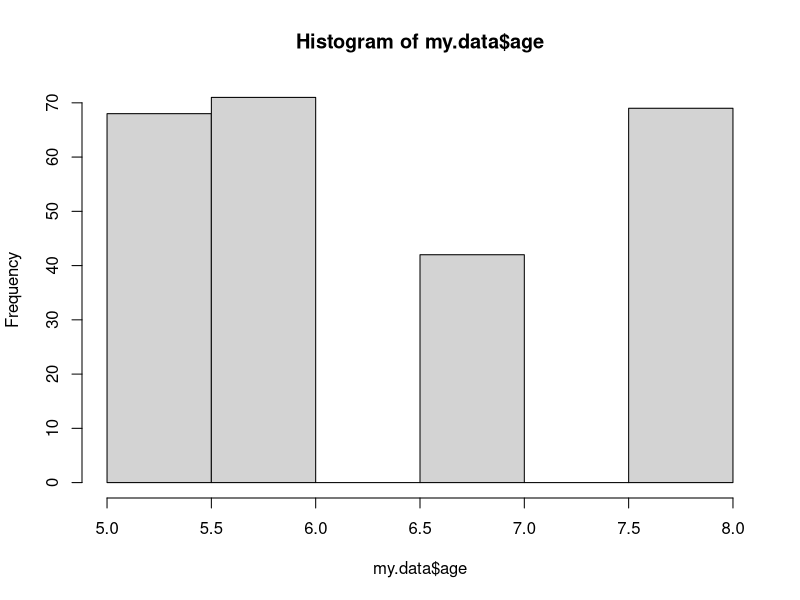
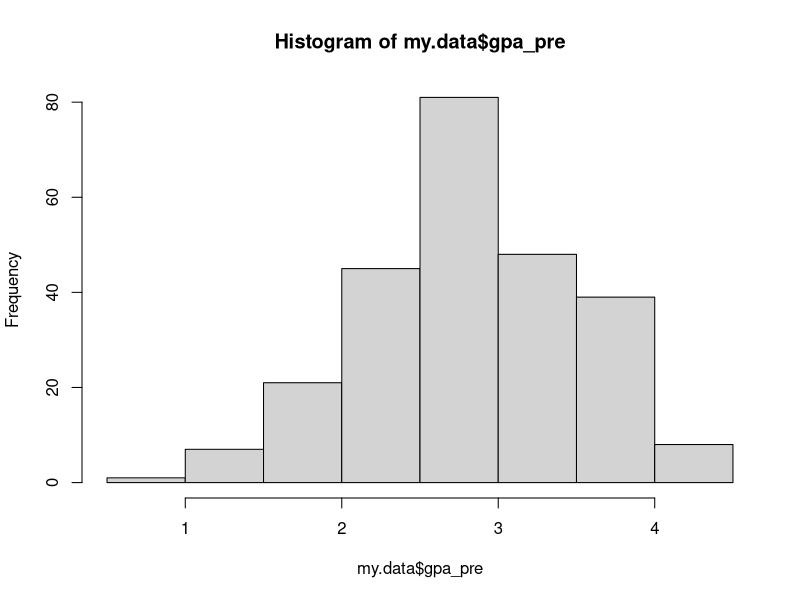
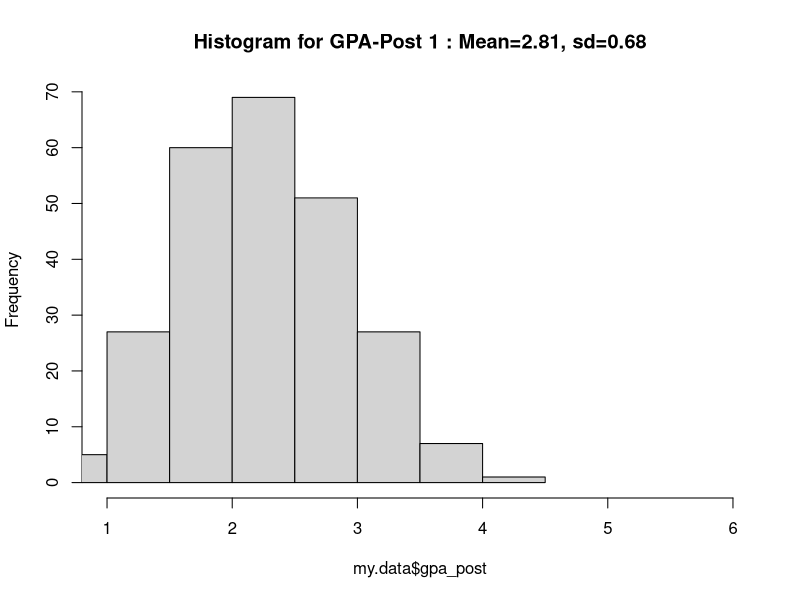
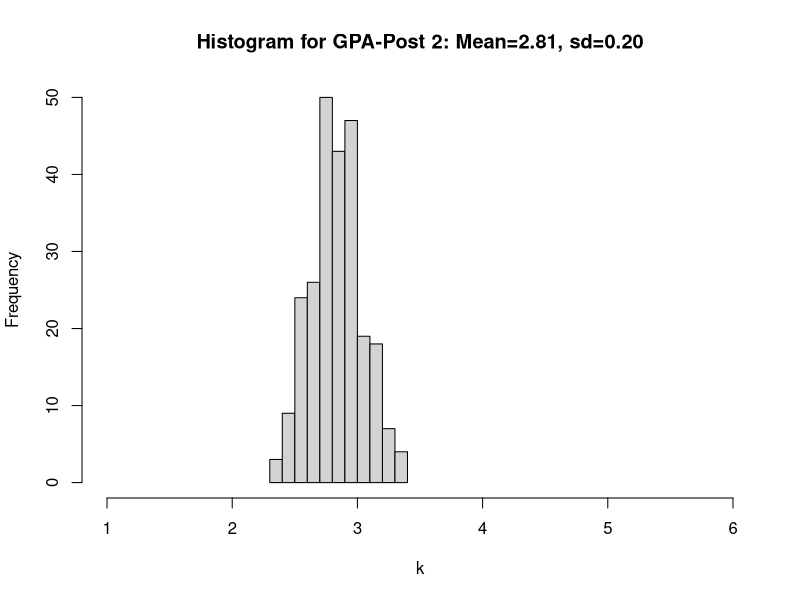
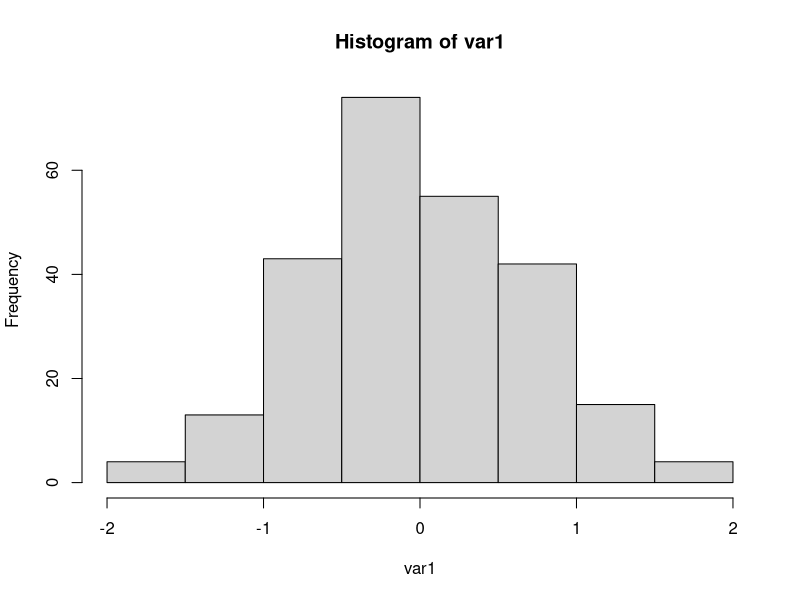
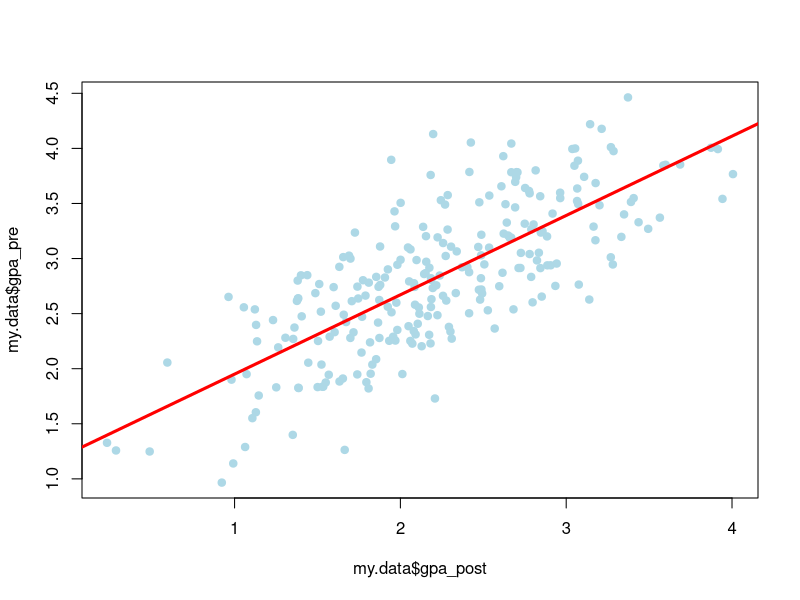

R code for these plots, in order:
## ---- chunk 1
library(truncnorm)
library(ggplot2)
## ---- chunk 2

set.seed(3221)

complement <- function(y, rho, x) {
  if (missing(x)) x <- rnorm(length(y)) # Optional: supply a default if `x` is not given
  y.perp <- residuals(lm(x ~ y))
  rho * sd(y.perp) * y + y.perp * sd(y) * sqrt(1 - rho^2)
}

my.data <- data.frame(id = c(1:250), 
                      gender = sample(c(0, 1), replace=TRUE, size=250),
                      age = sample(c(5, 6,7,8), replace=TRUE, size=250),
                      class = sample(c("A", "B"), replace=TRUE, size=250),
                      teacher = sample(c("Jones", 'Ferrar'), replace = TRUE, size=250), 
                      gpa_pre = rtruncnorm(n=250, a=.92, b=4.86, mean=2.81, sd = 0.68), 
                      creativity = rnorm(250, 80.86, 9.570))
my.data$gpa_post = complement(my.data$gpa_pre, 0.752)

## ---- chunk 3

## ---- chunk 4
head(my.data) # this will give you an overview of your data head()

dim(my.data) # check the dimension 
## ---- chunk 5
str(my.data) # this function str() will provide information regarding the data (variable) type. 

## ---- chunk 6
mode(my.data$age) # in order to look at the specific variable [dataset]$[varaible name]
## ---- chunk 7
# check the mean of the variable ``gpa_pre`` 

## ---- chunk 8
mean(my.data$gpa_pre) 
## ---- chunk 9
# check the standard deviation of the variable ``creativity``

## ---- chunk 10
sd(my.data$creativity)
## ---- chunk 11
hist(my.data$age) # visualize the distribution of the `age` variable 
## ---- chunk 12
# I defined a function to get mode and called this function `getmode` 


getmode <- function(v) {
  uniqv <- unique(v)
  uniqv[which.max(tabulate(match(v, uniqv)))]
}

getmode(my.data$age)  # Let's see if this works with the variable `age` 

## ---- chunk 13

# Let's print the mean of the variable `gpa_pre` 
mean(my.data$gpa_pre)

hist(my.data$gpa_pre) # histogram 

## ---- chunk 14
# let's take a look at median this time. 
x <- c(2,3,3,3,4,4,5,7,7,7,8,8,10,10,11,12,14,14,14) # first we defined a list 'x'
median(x) # print the median 

## ---- chunk 15
# get median of the variable `age`


## ---- chunk 16
hist(my.data$gpa_post, xlim=c(1,6), main="Histogram for GPA-Post 1 : Mean=2.81, sd=0.68")
k = rtruncnorm(n=250, a=2.0, b =5.45, mean=2.81, sd= 0.20)
hist(k, xlim=c(1,6), main="Histogram for GPA-Post 2: Mean=2.81, sd=0.20")
## ---- chunk 17
# first we will create a list that subtracts the mean from each data point of GPA-Post
var1 = my.data$gpa_post - mean(my.data$gpa_post)
hist(var1) # Did the distribution shape change? 

# Then, we will create list that saves the sum of squares of the elements in var1 
var2 = var1^2 

# finally, we compute the sum! 
SS = sum(var2) 
print(SS)
## ---- chunk 18
# Compute the Sum of Squares for 'creativity'

## ---- chunk 19

var1 = my.data$creativity - mean(my.data$creativity)

# Then, we will create list that saves the sum of squares of the elements in var1 
var2 = var1^2 

# finally, we compute the sum! 
SS = sum(var2) 
SS
## ---- chunk 20
# standard deviation of the variable *GPA-Post*
sd(my.data$gpa_post)

# mean of the variable *GPA-Post*
mean(my.data$gpa_post)

# What is the z-score of a student who had the gpa-post score of 3.56 ?
######## YOUR ANSWER HERE #############
ANSWER = ( 3.56 - mean(my.data$gpa_post) ) / sd(my.data$gpa_post)
print(paste0('Z score is:', ANSWER))

######################################
## ---- chunk 21

# Creating the plot
plot(my.data$gpa_post, my.data$gpa_pre, pch = 19, col = "lightblue")

# Regression line
abline(lm(my.data$gpa_pre ~ my.data$gpa_post), col = "red", lwd = 3)

# Pearson correlation
text(paste("Correlation:", round(cor(my.data$gpa_post, my.data$gpa_pre), 2)), x = 25, y = 95)
